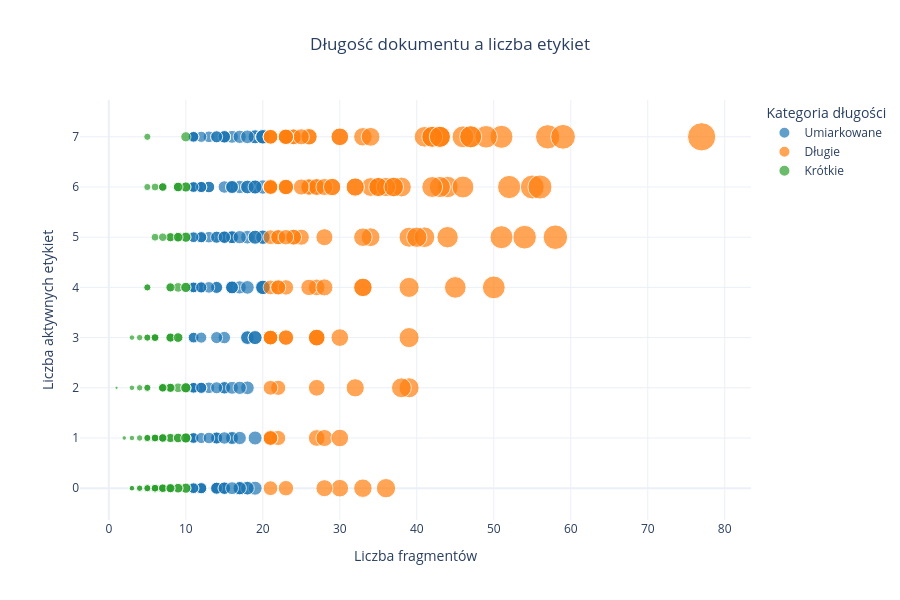

Source (notebook cell):
### Code cell
# Interaktywny wykres punktowy: Długość dokumentu a liczba etykiet
fig_scatter = px.scatter(
    doc_df,
    x='chunk_count',
    y='total_labels',
    color='length_category',
    size='chunk_count',
    hover_data=['doc_id'],
    title='Długość dokumentu a liczba etykiet',
    labels={
    'chunk_count': 'Liczba fragmentów',
    'total_labels': 'Liczba aktywnych etykiet',
    'length_category': 'Kategoria długości'
    },
    color_discrete_sequence=['#1f77b4', '#ff7f0e', '#2ca02c']
)

fig_scatter.update_layout(height=600, title_x=0.5)
fig_scatter.show()

### Figure 1 — Plotly figure (JSON) as saved in the notebook; plotly's stock layout.template omitted (floating-point values rounded to 4 significant figures; data arrays with more than 128 entries replaced by an {"elided": "..."} marker saying what was removed)
{"data": [{"customdata": {"elided": "160x1 int values"}, "hovertemplate": "Kategoria długości=Umiarkowane<br>Liczba fragmentów=%{marker.size}<br>Liczba aktywnych etykiet=%{y}<br>doc_id=%{customdata[0]}<extra></extra>", "legendgroup": "Umiarkowane", "marker": {"color": "#1f77b4", "size": {"elided": "160 int values"}, "sizemode": "area", "sizeref": 0.1925, "symbol": "circle"}, "mode": "markers", "name": "Umiarkowane", "orientation": "v", "showlegend": true, "type": "scatter", "x": {"elided": "160 int values"}, "xaxis": "x", "y": {"elided": "160 int values"}, "yaxis": "y"}, {"customdata": [[1], [5], [7], [8], [12], [14], [18], [25], [28], [30], [48], [49], [55], [59], [62], [72], [74], [80], [83], [86], [90], [96], [98], [100], [102], [104], [105], [110], [111], [112], [113], [119], [120], [122], [128], [136], [138], [140], [141], [143], [145], [148], [151], [154], [155], [157], [158], [159], [161], [163], [164], [165], [169], [170], [172], [178], [179], [182], [189], [192], [196], [199], [202], [203], [205], [207], [209], [210], [211], [217], [218], [220], [223], [224], [227], [228], [229], [234], [236], [242], [246], [248], [255], [256], [257], [261], [266], [270], [271], [275], [280], [284], [285], [289], [294], [299], [300], [302], [304], [306], [312], [318], [320], [322], [323], [324], [331], [335], [336], [339], [340], [349], [355], [356], [360], [362], [363], [364], [375], [380], [383], [390]], "hovertemplate": "Kategoria długości=Długie<br>Liczba fragmentów=%{marker.size}<br>Liczba aktywnych etykiet=%{y}<br>doc_id=%{customdata[0]}<extra></extra>", "legendgroup": "Długie", "marker": {"color": "#ff7f0e", "size": [30, 52, 35, 32, 21, 24, 27, 35, 54, 33, 24, 21, 55, 27, 34, 29, 26, 33, 24, 23, 22, 26, 22, 21, 44, 28, 30, 37, 27, 42, 51, 39, 47, 38, 49, 42, 43, 23, 57, 27, 30, 21, 34, 26, 26, 27, 46, 27, 44, 50, 43, 28, 36, 21, 21, 25, 23, 28, 22, 23, 27, 77, 36, 21, 25, 33, 24, 21, 23, 39, 21, 30, 42, 43, 46, 22, 23, 51, 41, 41, 26, 42, 21, 21, 21, 22, 43, 23, 59, 22, 34, 21, 39, 23, 33, 23, 58, 28, 23, 28, 38, 33, 45, 56, 21, 21, 25, 39, 21, 23, 35, 32, 47, 21, 30, 21, 40, 37, 29, 23, 32, 27], "sizemode": "area", "sizeref": 0.1925, "symbol": "circle"}, "mode": "markers", "name": "Długie", "orientation": "v", "showlegend": true, "type": "scatter", "x": [30, 52, 35, 32, 21, 24, 27, 35, 54, 33, 24, 21, 55, 27, 34, 29, 26, 33, 24, 23, 22, 26, 22, 21, 44, 28, 30, 37, 27, 42, 51, 39, 47, 38, 49, 42, 43, 23, 57, 27, 30, 21, 34, 26, 26, 27, 46, 27, 44, 50, 43, 28, 36, 21, 21, 25, 23, 28, 22, 23, 27, 77, 36, 21, 25, 33, 24, 21, 23, 39, 21, 30, 42, 43, 46, 22, 23, 51, 41, 41, 26, 42, 21, 21, 21, 22, 43, 23, 59, 22, 34, 21, 39, 23, 33, 23, 58, 28, 23, 28, 38, 33, 45, 56, 21, 21, 25, 39, 21, 23, 35, 32, 47, 21, 30, 21, 40, 37, 29, 23, 32, 27], "xaxis": "x", "y": [7, 6, 6, 2, 1, 7, 1, 6, 5, 4, 5, 3, 6, 6, 6, 6, 7, 7, 7, 0, 2, 6, 1, 7, 5, 5, 3, 6, 2, 7, 7, 4, 7, 6, 7, 7, 7, 7, 7, 4, 0, 3, 5, 6, 4, 3, 7, 6, 6, 4, 6, 0, 0, 6, 2, 5, 3, 6, 5, 3, 3, 7, 6, 7, 6, 4, 5, 4, 7, 5, 6, 7, 6, 7, 6, 4, 4, 5, 5, 7, 7, 7, 5, 6, 7, 4, 7, 6, 7, 5, 7, 1, 2, 5, 5, 6, 5, 4, 6, 1, 2, 0, 4, 6, 3, 0, 7, 3, 1, 7, 6, 6, 7, 3, 1, 6, 5, 6, 6, 7, 6, 3], "yaxis": "y"}, {"customdata": [[3], [6], [9], [16], [17], [21], [24], [29], [31], [33], [35], [38], [41], [46], [47], [57], [60], [61], [63], [68], [71], [75], [79], [81], [82], [84], [92], [93], [99], [103], [108], [109], [115], [116], [117], [118], [123], [127], [131], [135], [144], [146], [150], [152], [156], [160], [167], [173], [174], [175], [183], [185], [187], [197], [204], [206], [212], [215], [221], [230], [232], [238], [240], [241], [245], [250], [251], [254], [259], [260], [262], [263], [269], [272], [277], [278], [286], [287], [290], [295], [303], [305], [308], [310], [314], [317], [325], [327], [329], [330], [341], [344], [350], [351], [354], [357], [358], [361], [365], [366], [367], [368], [370], [373], [374], [378], [379], [381], [384], [387], [392]], "hovertemplate": "Kategoria długości=Krótkie<br>Liczba fragmentów=%{marker.size}<br>Liczba aktywnych etykiet=%{y}<br>doc_id=%{customdata[0]}<extra></extra>", "legendgroup": "Krótkie", "marker": {"color": "#2ca02c", "size": [8, 10, 6, 5, 10, 6, 8, 5, 6, 4, 7, 7, 5, 7, 10, 7, 3, 6, 6, 5, 9, 7, 9, 4, 8, 7, 7, 3, 10, 6, 7, 6, 8, 8, 8, 8, 9, 7, 3, 9, 5, 9, 8, 6, 5, 8, 10, 5, 10, 10, 3, 6, 6, 5, 10, 10, 7, 10, 8, 6, 8, 6, 9, 8, 5, 7, 8, 1, 9, 7, 10, 7, 9, 5, 10, 9, 7, 7, 3, 5, 6, 10, 9, 7, 8, 6, 10, 4, 2, 8, 5, 10, 8, 5, 7, 7, 6, 7, 7, 6, 10, 7, 9, 5, 4, 8, 9, 8, 9, 4, 9], "sizemode": "area", "sizeref": 0.1925, "symbol": "circle"}, "mode": "markers", "name": "Krótkie", "orientation": "v", "showlegend": true, "type": "scatter", "x": [8, 10, 6, 5, 10, 6, 8, 5, 6, 4, 7, 7, 5, 7, 10, 7, 3, 6, 6, 5, 9, 7, 9, 4, 8, 7, 7, 3, 10, 6, 7, 6, 8, 8, 8, 8, 9, 7, 3, 9, 5, 9, 8, 6, 5, 8, 10, 5, 10, 10, 3, 6, 6, 5, 10, 10, 7, 10, 8, 6, 8, 6, 9, 8, 5, 7, 8, 1, 9, 7, 10, 7, 9, 5, 10, 9, 7, 7, 3, 5, 6, 10, 9, 7, 8, 6, 10, 4, 2, 8, 5, 10, 8, 5, 7, 7, 6, 7, 7, 6, 10, 7, 9, 5, 4, 8, 9, 8, 9, 4, 9], "xaxis": "x", "y": [4, 2, 0, 0, 5, 3, 3, 2, 3, 2, 0, 0, 3, 0, 1, 1, 0, 6, 0, 1, 5, 1, 4, 0, 2, 2, 2, 0, 7, 1, 6, 5, 4, 1, 0, 1, 6, 6, 1, 1, 4, 2, 2, 1, 0, 2, 0, 3, 1, 1, 2, 0, 0, 4, 6, 4, 2, 2, 5, 1, 0, 3, 3, 3, 1, 6, 0, 2, 5, 0, 4, 0, 1, 6, 0, 6, 2, 1, 3, 0, 3, 2, 0, 1, 3, 1, 1, 3, 1, 5, 7, 5, 0, 2, 0, 0, 1, 5, 1, 0, 6, 0, 0, 1, 0, 0, 3, 0, 6, 1, 5], "yaxis": "y"}], "layout": {"height": 600, "legend": {"itemsizing": "constant", "title": {"text": "Kategoria długości"}, "tracegroupgap": 0}, "title": {"text": "Długość dokumentu a liczba etykiet", "x": 0.5}, "xaxis": {"anchor": "y", "domain": [0, 1], "title": {"text": "Liczba fragmentów"}}, "yaxis": {"anchor": "x", "domain": [0, 1], "title": {"text": "Liczba aktywnych etykiet"}}}}
